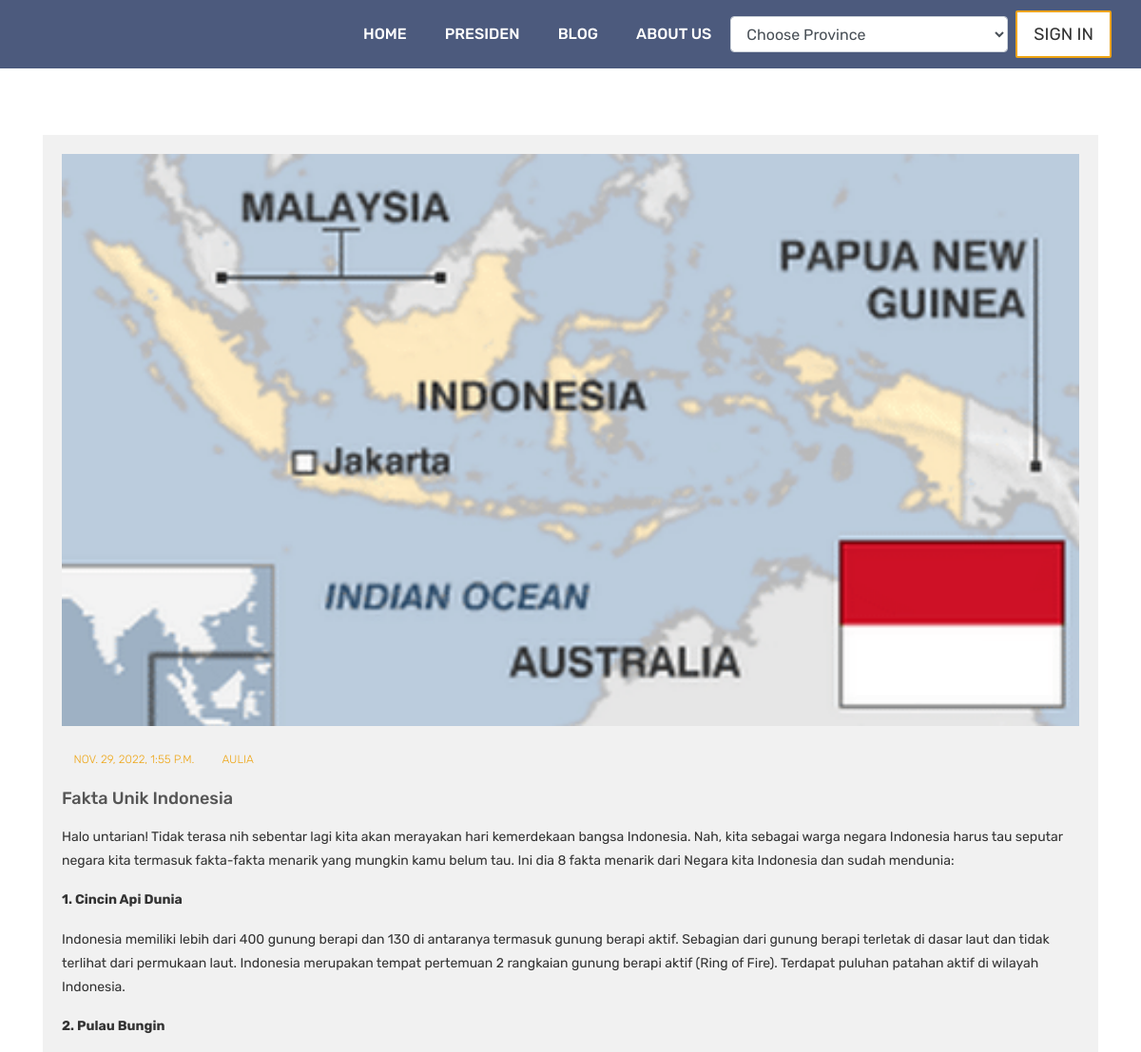
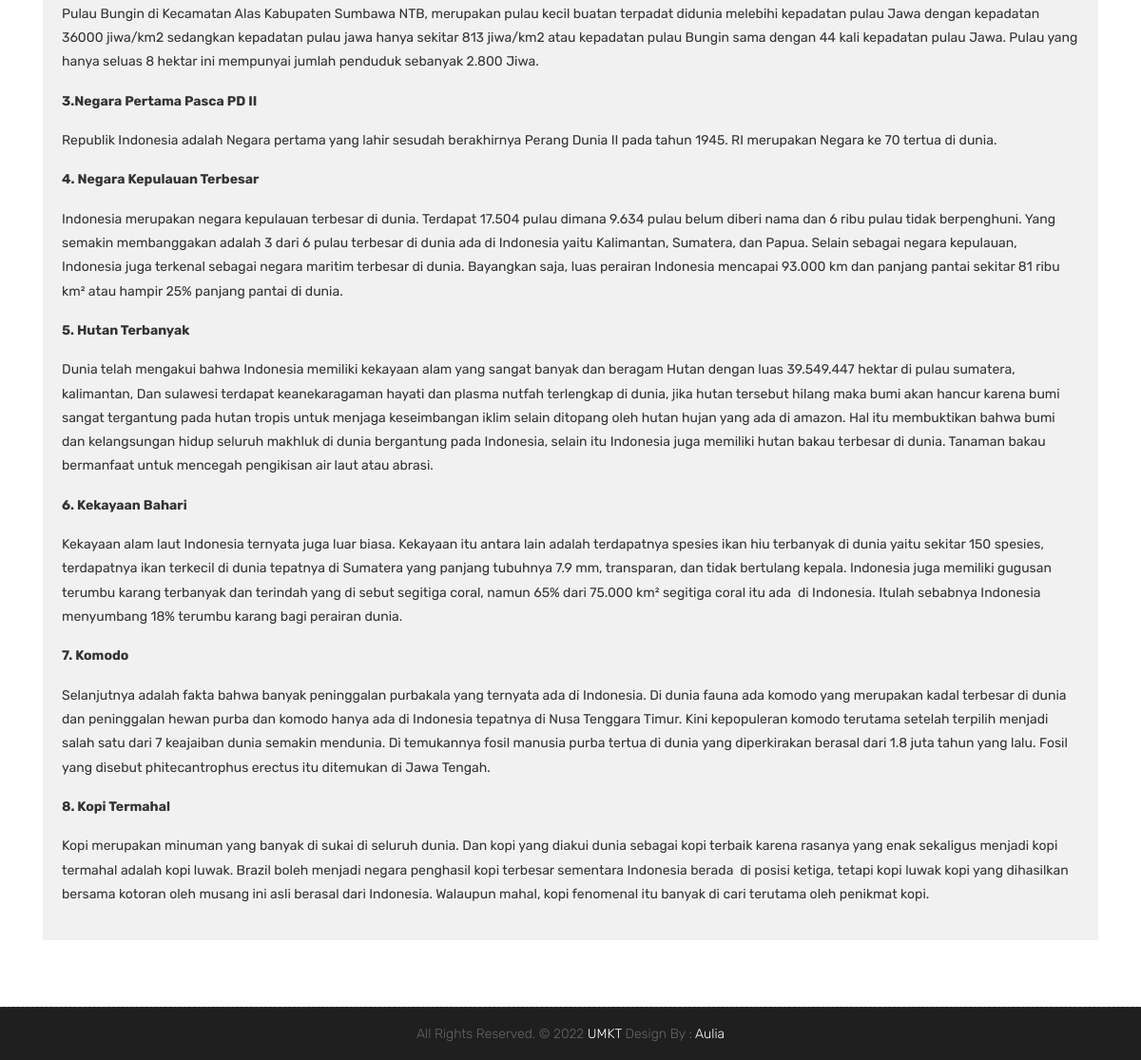
The page /detail/4 on the database its author committed (2 pictures, top to bottom).
### blog/models.py (models this page shows, shortened)
class Artikels(models.Model):
    penulis = models.ForeignKey(User, on_delete=models.CASCADE, blank=True, null=True)
    judul = models.CharField(max_length=200)
    konten = models.TextField()
    date = models.DateTimeField(auto_now_add=True)
    picture = models.URLField(blank=True, null=True)
    class Meta:
        verbose_name_plural = 'Artikels'

### wilayah/views.py (the view)
# urls.py: path("detail/<int:id>", detailBlog,name="detail"),
def detailBlog(request, id):
    template_name = "front/detail.html"
    take = Artikels.objects.get(id=id)
    prov = ProvAPI.objects.all()
    context = {
        "data" : prov,
        "take" : take,
    }
    return render(request, template_name, context)

### templates/front/detail.html
{% extends 'front/baseFront.html' %} {% load static %} {% block konten %}
<div id="overviews" class="section wb">
  <div class="container">
    <div class="row">
      <div class="col-lg-12 blog-post-single">
        <div class="blog-item">
          <div class="image-blog">
            <img src="{{take.picture}}" alt="" class="img-fluid" />
          </div>
          <div class="post-content">
            <div class="meta-info-blog">
              <span
                ><i class="fa fa-calendar"></i> <a href="#">{{take.date}}</a>
              </span>
              <span
                ><i class="fa fa-tag"></i> <a href="#">{{take.penulis}}</a>
              </span>
            </div>
            <div class="blog-title">
              <h2>
                <a href="#" title="">{{take.judul}}</a>
              </h2>
            </div>
            <div class="blog-desc">{{take.konten | safe}}</div>
          </div>
        </div>
      </div>
    </div>
  </div>
</div>
{% endblock konten %}

### static/front/style7.css (style rules this page uses)
body { color: #333333; font-size: 14px; font-family: 'Rubik', sans-serif; line-height: 1.80857; }
html, body { height: 100%; }
a { color: #1f1f1f; text-decoration: none !important; outline: none !important; -webkit-transition: all .3s ease-in-out; -moz-transition: all .3s ease-in-out; -ms-transition: all .3s ease-in-out; -o-transition: all .3s ease-in-out; transition: all .3s ease-in-out; }
h1, h2, h3, h4, h5, h6 { letter-spacing: 0; font-weight: normal; position: relative; padding: 0 0 10px 0; font-weight: normal; line-height: 120% !important; color: #1f1f1f; margin: 0 }
h2 { font-size: 22px }
h1 a, h2 a, h3 a, h4 a, h5 a, h6 a { color: #212121; text-decoration: none!important; opacity: 1 }
a { color: #1f1f1f; text-decoration: none; outline: none; }
a, .btn { text-decoration: none !important; outline: none !important; -webkit-transition: all .3s ease-in-out; -moz-transition: all .3s ease-in-out; -ms-transition: all .3s ease-in-out; -o-transition: all .3s ease-in-out; transition: all .3s ease-in-out; }
.section { display: block; position: relative; overflow: hidden; padding: 70px 0; }
.section.wb { background-color: #ffffff; }
.blog-item { background: #f1f1f1; padding: 20px; }
.image-blog img { padding: 0 !important; width: 100%; margin: 0 !important; opacity: 1; -ms-filter: "progid:DXImageTransform.Microsoft.Alpha(Opacity=100)"; -moz-opacity: 1; -khtml-opacity: 1; -webkit-transition: all 150ms ease-in-out; -moz-transition: all 150ms ease-in-out; -o-transition: all 150ms ease-in-out; -ms-transition: all 150ms ease-in-out; transition: all 150ms ease-in-out; }
.blog-item .meta-info-blog { margin-top: 25px; padding: 0; text-transform: uppercase; font-size: 12px; font-weight: 300; }
.meta-info-blog > span { display: inline-block; padding-right: 14px; color: #777; }
.meta-info-blog > span > a { color: #eea412; }
.blog-title > h2 { margin: 15px 0; padding: 0px; }
.blog-title a { font-size: 18px; line-height: 25px; font-weight: 500; color: #555; text-transform: capitalize; }

### rows shown on the page
Artikels: picture (picture), date "NOV. 29, 2022, 1:55 P.M.", penulis "AULIA", judul "Fakta Unik Indonesia", konten "Halo untarian! Tidak terasa nih sebentar lagi kita akan merayakan hari kemerdekaan bangsa Indonesia. Nah, kita sebagai warga negara Indonesia harus tau seputar negara kita termasuk fakta-fakta menarik yang mungkin kamu belum tau. Ini dia 8 fakta menarik dari Negara kita Indonesia dan sudah mendunia: 1. Cincin Api Dunia Indonesia memiliki lebih dari 400 gunung berapi dan 130 di antaranya termasuk gunung berapi aktif. Sebagian dari gunung berapi terletak di dasar laut dan tidak terlihat dari permukaan laut. Indonesia merupakan tempat pertemuan 2 rangkaian gunung berapi aktif (Ring of Fire). Terdapat puluhan patahan aktif di wilayah Indonesia. 2. Pulau Bungin Pulau Bungin di Kecamatan Alas…"
